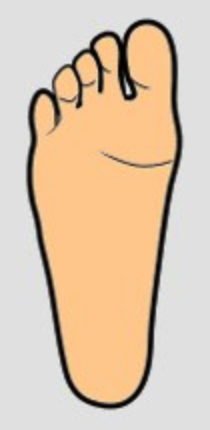
#> input picture image/egyptian.png, 210 x 430 px, found by its file name
$ python foot_classification.py
#> lines starting #> are read from the running program, lines starting #| are printed output that depends on the picture; after the words box and inside, x2 and y2 are one past the last pixel; in counts of white or black regions, pixels touching at a corner belong together
#-*- coding: utf-8 -*-
import cv2 as cv
import numpy as np

def classification_by_footindex(Rate):
    if Rate >= 40.2:
        print("Borader")
    elif Rate < 40.2 and Rate >= 36.8:
        print("Standard")
    elif Rate < 36.8:
        print("Slender")

def classification_by_toelength(start_y, end_y):
    #convert pixels to millimeters
    pixel_to_mm = (end_y - start_y) * float(foot_high) / float(pixel_footlength)
    print('toe length diff :', abs(pixel_to_mm))


    if (which_foot == 'right'):
        if ( start_y < end_y and abs(end_y - start_y) > pixel_to_mm ):
            print("egyption type")
        elif( abs(end_y - start_y) < pixel_to_mm ):
            print("squared type")
        elif ( start_y > end_y and  abs(end_y - start_y) > pixel_to_mm ):
            print("greek type")

    if (which_foot == 'left'):
        if ( start_y < end_y and abs(end_y - start_y) > pixel_to_mm ):
            print("greek type")
        elif( abs(end_y - start_y) < pixel_to_mm ):
            print("squared type")
        elif ( start_y > end_y and  abs(end_y - start_y) > pixel_to_mm ):
            print("egyption type")

end_x = 0
end_y = 50000
flag = -1

#foot image
img_color = cv.imread('ICTC_Foot_ImageProcessing/image/egyptian.png')
#> img_color is the input picture: shape (430, 210, 3); mean B, G, R 173.7, 197.9, 220.4
#gaussian blur
img_gaussian = cv.GaussianBlur(img_color, (5,5), 0)
#RGB to YCbCr
img_ycbcr = cv.cvtColor(img_gaussian, cv.COLOR_BGR2YCrCb)
#> img_ycbcr: shape (430, 210, 3); mean of channels 0, 1, 2 201.8, 141.3, 112.1
#YCbCr range
img_mask = cv.inRange(img_ycbcr,np.array([0,135,75]),np.array([255,180,130]))
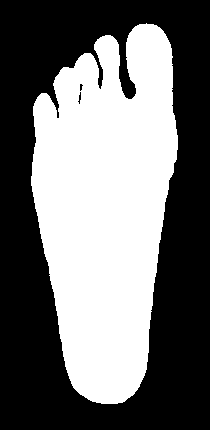
#> img_mask: shape (430, 210); 44.2% white; 1 white region, box (x1, y1, x2, y2) and area: (31, 23, 178, 404) 39918
#morpology
kernel = np.ones((2,2), np.uint8)
result = cv.morphologyEx(img_mask, cv.MORPH_OPEN, kernel)
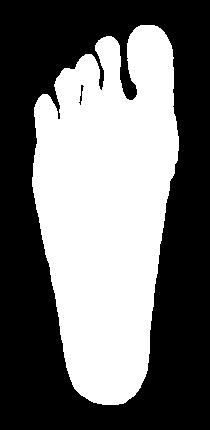
#> result: shape (430, 210); 44.2% white; 1 white region, box (x1, y1, x2, y2) and area: (32, 25, 179, 405) 39912
#dilate
img_dilation = cv.dilate(result, kernel, iterations = 1)
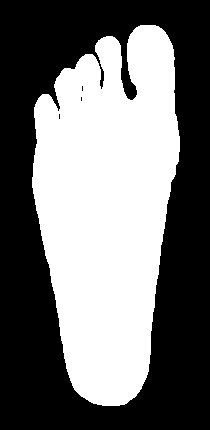
#> img_dilation: shape (430, 210); 45% white; 1 white region, box (x1, y1, x2, y2) and area: (32, 25, 180, 406) 40625
#erode
img_erosion = cv.erode(img_dilation, kernel, iterations = 1)
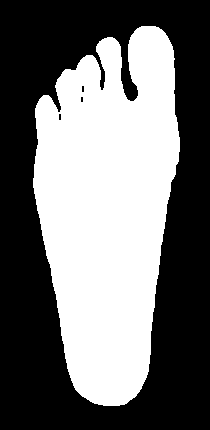
#> img_erosion: shape (430, 210); 44.2% white; 1 white region
#draw contour
contours, hierarchy = cv.findContours(result, cv.RETR_LIST, cv.CHAIN_APPROX_SIMPLE)
#> contours = 2 contours; box (x1, y1, x2, y2) and area: (32, 25, 179, 405) 39394, (78, 84, 85, 106) 54

#find max_area
max_area = 0
for cnt in contours:
    area = cv.contourArea(cnt)

    if area > max_area:
        max_area = area
#> this loop made 2 passes
#> (area, max_area) on passes 1 to 2: (53.5, 53.5), (39394, 39394)
#> after the loop, max_area = 39394

#draw max_area (foot outline)
cv.drawContours(img_color, [cnt], 0, (0, 0, 255), 10)  #red

#draw convex hull
for cnt in contours:
    hull = cv.convexHull(cnt, returnPoints = False)
    area = cv.contourArea(cnt)
    defects = cv.convexityDefects(cnt, hull)

    if area == max_area:

        for i in range(defects.shape[0]):
            s,e,f,d = defects[i,0]
            start = tuple(cnt[s][0])
            end = tuple(cnt[e][0])
            far = tuple(cnt[f][0])

            #find connection between big toe and second toe
            if d > 500:

                if end[1] < end_y:
                    start_x = start[0]
                    start_y = start[1]
                    end_x = end[0]
                    end_y = end[1]
#> this loop made 2 passes
#> (hull, area) on pass 1: ([0, 1, 2, 3, 7, 9, 10, 11, 13], 53.5)
#> area on pass 2: 39394
#> after the loop, end_x = 106; end_y = 36; start_x = 140; start_y = 25

                # [15 lines of commented-out code are left out]
cv.line(img_color, (start_x,start_y), (end_x,end_y), [255, 0, 0], 10)
#obtain end points of two toes
cv.circle(img_color, (start_x,start_y), 15, [20,255,20], -1)
cv.circle(img_color, (end_x,end_y), 15, [150,150,150], -1)

#find end points
leftmost = tuple(cnt[cnt[:,:,0].argmin()][0])
#> leftmost = (32, 177)
rightmost = tuple(cnt[cnt[:,:,0].argmax()][0])
#> rightmost = (178, 150)
topmost = tuple(cnt[cnt[:,:,1].argmin()][0])
#> topmost = (140, 25)
bottommost = tuple(cnt[cnt[:,:,1].argmax()][0])
#> bottommost = (102, 404)

# [6 lines of commented-out code are left out]
pixel_footlength = bottommost[1]-topmost[1]
#> pixel_footlength = 379
pixel_footwidth = rightmost[0]-leftmost[0]
#> pixel_footwidth = 146
Rate = (pixel_footwidth/pixel_footlength) * 100
#> Rate = 38.52

#draw circle
cv.circle(img_color,leftmost,7,(100,255,100),-1)
cv.circle(img_color,rightmost,7,(100,255,100),-1)
cv.circle(img_color,topmost,7,(100,255,100),-1)
cv.circle(img_color,bottommost,7,(100,255,100),-1)

#draw footlength and width
cv.line(img_color, leftmost, (rightmost[0], leftmost[1]), [200, 200, 150], 3)
cv.line(img_color, topmost, (topmost[0], bottommost[1]), [200, 200, 150], 3)
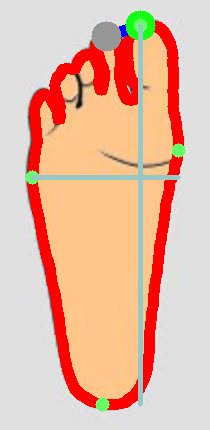
#> img_color: shape (430, 210, 3); mean B, G, R 163.9, 185.7, 231.3

#user information
#> (the run stopped early here; a loop or call above may not have finished)
